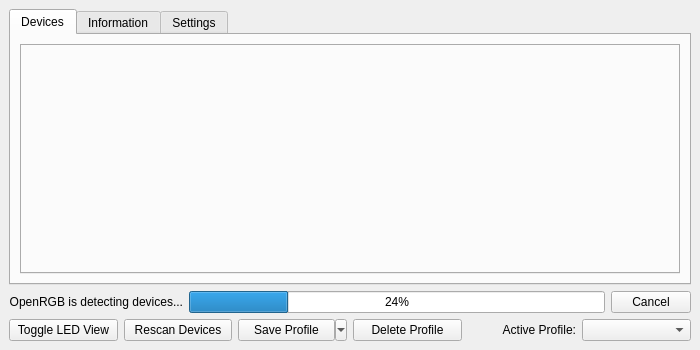
<?xml version="1.0" encoding="UTF-8"?>
<ui version="4.0">
 <class>OpenRGBDialog</class>
 <widget class="QMainWindow" name="OpenRGBDialog">
  <property name="geometry">
   <rect>
    <x>0</x>
    <y>0</y>
    <width>700</width>
    <height>350</height>
   </rect>
  </property>
  <property name="windowTitle">
   <string>OpenRGB</string>
  </property>
  <widget class="QWidget" name="centralWidget">
   <layout class="QGridLayout" name="gridLayout">
    <item row="2" column="0" colspan="5">
     <widget class="QTabWidget" name="MainTabBar">
      <property name="tabShape">
       <enum>QTabWidget::TabShape::Rounded</enum>
      </property>
      <property name="currentIndex">
       <number>0</number>
      </property>
      <property name="iconSize">
       <size>
        <width>20</width>
        <height>20</height>
       </size>
      </property>
      <widget class="QWidget" name="TabDevices">
       <attribute name="title">
        <string>Devices</string>
       </attribute>
       <layout class="QGridLayout" name="gridLayout_3">
        <item row="1" column="0">
         <widget class="QTabWidget" name="DevicesTabBar">
          <property name="tabPosition">
           <enum>QTabWidget::TabPosition::North</enum>
          </property>
         </widget>
        </item>
       </layout>
      </widget>
      <widget class="QWidget" name="TabInformation">
       <attribute name="title">
        <string>Information</string>
       </attribute>
       <layout class="QGridLayout" name="gridLayout_2">
        <item row="0" column="0">
         <widget class="QTabWidget" name="InformationTabBar">
          <property name="tabPosition">
           <enum>QTabWidget::TabPosition::West</enum>
          </property>
          <property name="currentIndex">
           <number>-1</number>
          </property>
         </widget>
        </item>
       </layout>
      </widget>
      <widget class="QWidget" name="TabSettings">
       <attribute name="title">
        <string>Settings</string>
       </attribute>
       <layout class="QGridLayout" name="gridLayout_4">
        <item row="0" column="0">
         <widget class="QTabWidget" name="SettingsTabBar">
          <property name="tabPosition">
           <enum>QTabWidget::TabPosition::West</enum>
          </property>
          <property name="currentIndex">
           <number>-1</number>
          </property>
         </widget>
        </item>
       </layout>
      </widget>
     </widget>
    </item>
    <item row="6" column="0" colspan="5">
     <layout class="QHBoxLayout" name="MainButtonsLayout">
      <item>
       <widget class="QFrame" name="MainButtonsFrame">
        <property name="frameShape">
         <enum>QFrame::Shape::NoFrame</enum>
        </property>
        <property name="frameShadow">
         <enum>QFrame::Shadow::Raised</enum>
        </property>
        <layout class="QGridLayout" name="gridLayout_5">
         <property name="leftMargin">
          <number>0</number>
         </property>
         <property name="topMargin">
          <number>0</number>
         </property>
         <property name="rightMargin">
          <number>0</number>
         </property>
         <property name="bottomMargin">
          <number>0</number>
         </property>
         <item row="0" column="1">
          <widget class="QPushButton" name="ButtonRescan">
           <property name="text">
            <string>Rescan Devices</string>
           </property>
          </widget>
         </item>
         <item row="0" column="3">
          <widget class="QPushButton" name="ButtonDeleteProfile">
           <property name="text">
            <string>Delete Profile</string>
           </property>
          </widget>
         </item>
         <item row="0" column="0">
          <widget class="QPushButton" name="ButtonToggleDeviceView">
           <property name="text">
            <string>Toggle LED View</string>
           </property>
          </widget>
         </item>
         <item row="0" column="5">
          <widget class="QComboBox" name="ProfileBox"/>
         </item>
         <item row="0" column="2">
          <widget class="QToolButton" name="ButtonSaveProfile">
           <property name="sizePolicy">
            <sizepolicy hsizetype="Minimum" vsizetype="Minimum">
             <horstretch>0</horstretch>
             <verstretch>0</verstretch>
            </sizepolicy>
           </property>
           <property name="text">
            <string>Save Profile</string>
           </property>
           <property name="popupMode">
            <enum>QToolButton::ToolButtonPopupMode::MenuButtonPopup</enum>
           </property>
          </widget>
         </item>
         <item row="0" column="4">
          <widget class="QLabel" name="ActiveProfileLabel">
           <property name="text">
            <string>Active Profile:</string>
           </property>
           <property name="alignment">
            <set>Qt::AlignmentFlag::AlignRight|Qt::AlignmentFlag::AlignTrailing|Qt::AlignmentFlag::AlignVCenter</set>
           </property>
          </widget>
         </item>
        </layout>
       </widget>
      </item>
     </layout>
    </item>
    <item row="4" column="0" colspan="5">
     <layout class="QHBoxLayout" name="DetectorLayout">
      <item>
       <widget class="QLabel" name="DetectionProgressLabel">
        <property name="text">
         <string>OpenRGB is detecting devices...</string>
        </property>
        <property name="alignment">
         <set>Qt::AlignmentFlag::AlignRight|Qt::AlignmentFlag::AlignTrailing|Qt::AlignmentFlag::AlignVCenter</set>
        </property>
       </widget>
      </item>
      <item>
       <widget class="QProgressBar" name="DetectionProgressBar">
        <property name="value">
         <number>24</number>
        </property>
       </widget>
      </item>
      <item>
       <widget class="QPushButton" name="ButtonStopDetection">
        <property name="text">
         <string>Cancel</string>
        </property>
       </widget>
      </item>
     </layout>
    </item>
   </layout>
  </widget>
  <action name="ActionSaveProfile">
   <property name="text">
    <string>Save Profile</string>
   </property>
   <property name="toolTip">
    <string>Save Profile</string>
   </property>
  </action>
  <action name="ActionSaveProfileAs">
   <property name="text">
    <string>Save Profile As...</string>
   </property>
   <property name="toolTip">
    <string>Save Profile with custom name</string>
   </property>
  </action>
 </widget>
 <resources/>
 <connections/>
</ui>
